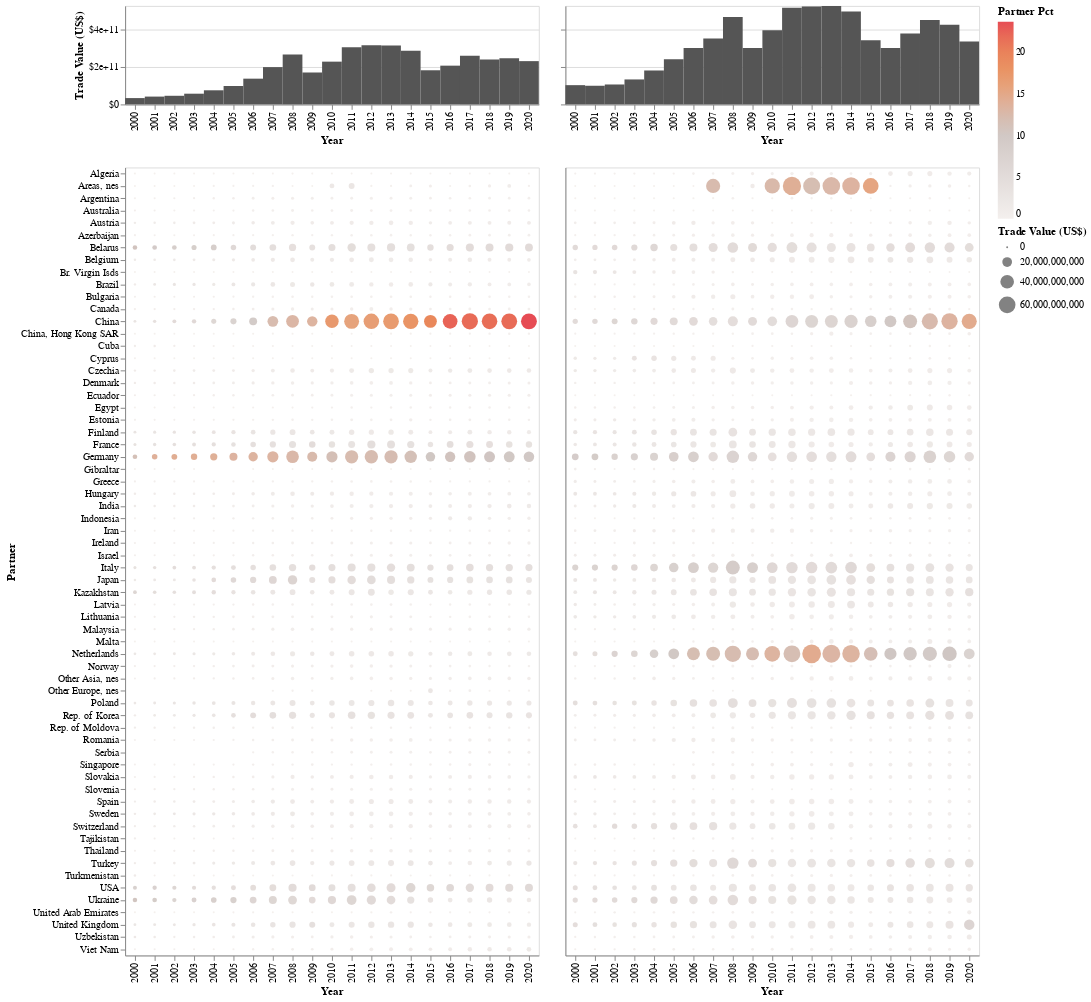

Source (notebook cell):
### Markdown cell above
#### BUBBLES VIZ

### Code cell
domain_world = (
    0,
    subdata.loc[
        (subdata['Trade Flow'].isin(['Import', 'Export'])) & (subdata.Partner == "World"),
        'Trade Value (US$)'
    ].max()
)

domain_partners = (
    0,
    subdata.loc[
        (subdata['Trade Flow'].isin(['Import', 'Export'])) & (subdata.Partner != "World"),
        'Trade Value (US$)'
    ].max()
)

print(domain_world)
print(domain_partners)

import_world = alt.Chart(
    subdata.loc[
        (subdata['Trade Flow'] == 'Import') & (subdata.Partner == "World")
    ]
).mark_rect(color="#555555").encode(
    alt.X('Year:O'),
    alt.Y(
        'Trade Value (US$):Q',
        scale=alt.Scale(domain=domain_world),
        axis=alt.Axis(format="$")),
    #color='Trade Value (US$)'
).properties(
    height=100
)

export_world = alt.Chart(
    subdata.loc[
        (subdata['Trade Flow'] == 'Export') & (subdata.Partner == "World")
    ]
).mark_rect(color="#555555").encode(
    alt.X('Year:O'),
    alt.Y(
        'Trade Value (US$)',
        scale=alt.Scale(domain=domain_world),
        axis=alt.Axis(labels=False, title=None)
    ),
    #color='Trade Value (US$)'
).properties(
    height=100
)

import_partners = alt.Chart(
    subdata.loc[
        (subdata['Trade Flow'] == 'Import') & (subdata.Partner != "World")
    ]
).mark_circle().encode(
    alt.X('Year:O'),
    alt.Y('Partner:O'),
    size=alt.Size('Trade Value (US$)', scale=alt.Scale(domain=domain_partners)),
    color=alt.Color('Partner Pct', scale=alt.Scale(scheme='lightgreyred')),
    tooltip=['Trade Flow', 'Year', 'Partner', 'Trade Value (US$)', 'Partner Pct']
).properties(
    height=800
).interactive()

export_partners = alt.Chart(
    subdata.loc[
        (subdata['Trade Flow'] == 'Export') & (subdata.Partner != "World")
    ]
).mark_circle().encode(
    alt.X('Year:O'),
    alt.Y('Partner:O', axis=alt.Axis(labels=False, ticks=False, title=None)),
    size=alt.Size('Trade Value (US$)', scale=alt.Scale(domain=domain_partners)),
    color=alt.Color('Partner Pct', scale=alt.Scale(scheme='lightgreyred')),
    tooltip=['Trade Flow', 'Year', 'Partner', 'Trade Value (US$)', 'Partner Pct']
).properties(
    height=800
).interactive()

alt.hconcat(
    alt.vconcat(import_world, import_partners),
    alt.vconcat(export_world, export_partners)
)

### Figure 1 — Vega-Lite specification as saved in the notebook (floating-point values rounded to 4 significant figures; data arrays with more than 128 entries replaced by an {"elided": "..."} marker saying what was removed)
{"config": {"view": {"continuousWidth": 400, "continuousHeight": 300}}, "hconcat": [{"vconcat": [{"data": {"name": "data-4c3752e205b2f4028ee00531b224eb89"}, "mark": {"type": "rect", "color": "#555555"}, "encoding": {"x": {"field": "Year", "type": "ordinal"}, "y": {"axis": {"format": "$"}, "field": "Trade Value (US$)", "scale": {"domain": [0, 527300000000.0]}, "type": "quantitative"}}, "height": 100}, {"data": {"name": "data-b7f37d36d0833b712741aeb81a31a31d"}, "mark": "circle", "encoding": {"color": {"field": "Partner Pct", "scale": {"scheme": "lightgreyred"}, "type": "quantitative"}, "size": {"field": "Trade Value (US$)", "scale": {"domain": [0, 76040000000.0]}, "type": "quantitative"}, "tooltip": [{"field": "Trade Flow", "type": "nominal"}, {"field": "Year", "type": "quantitative"}, {"field": "Partner", "type": "nominal"}, {"field": "Trade Value (US$)", "type": "quantitative"}, {"field": "Partner Pct", "type": "quantitative"}], "x": {"field": "Year", "type": "ordinal"}, "y": {"field": "Partner", "type": "ordinal"}}, "height": 800, "selection": {"selector001": {"type": "interval", "bind": "scales", "encodings": ["x", "y"]}}}]}, {"vconcat": [{"data": {"name": "data-6659565c2152c0debd013bab0a5fd9af"}, "mark": {"type": "rect", "color": "#555555"}, "encoding": {"x": {"field": "Year", "type": "ordinal"}, "y": {"axis": {"labels": false, "title": null}, "field": "Trade Value (US$)", "scale": {"domain": [0, 527300000000.0]}, "type": "quantitative"}}, "height": 100}, {"data": {"name": "data-c22df984ddcd691cf269f31875a94ace"}, "mark": "circle", "encoding": {"color": {"field": "Partner Pct", "scale": {"scheme": "lightgreyred"}, "type": "quantitative"}, "size": {"field": "Trade Value (US$)", "scale": {"domain": [0, 76040000000.0]}, "type": "quantitative"}, "tooltip": [{"field": "Trade Flow", "type": "nominal"}, {"field": "Year", "type": "quantitative"}, {"field": "Partner", "type": "nominal"}, {"field": "Trade Value (US$)", "type": "quantitative"}, {"field": "Partner Pct", "type": "quantitative"}], "x": {"field": "Year", "type": "ordinal"}, "y": {"axis": {"labels": false, "ticks": false, "title": null}, "field": "Partner", "type": "ordinal"}}, "height": 800, "selection": {"selector002": {"type": "interval", "bind": "scales", "encodings": ["x", "y"]}}}]}], "$schema": "https://vega.github.io/schema/vega-lite/v4.17.0.json", "datasets": {"data-4c3752e205b2f4028ee00531b224eb89": [{"Year": 2000, "Trade Flow": "Import", "Reporter Code": 643, "Reporter": "Russian Federation", "Reporter ISO": "RUS", "Partner Code": 0, "Partner": "World", "Partner ISO": "WLD", "Commodity Code": "TOTAL", "Commodity": "ALL COMMODITIES", "Trade Value (US$)": 33880091843, "Partner Pct": 100.0}, {"Year": 2001, "Trade Flow": "Import", "Reporter Code": 643, "Reporter": "Russian Federation", "Reporter ISO": "RUS", "Partner Code": 0, "Partner": "World", "Partner ISO": "WLD", "Commodity Code": "TOTAL", "Commodity": "ALL COMMODITIES", "Trade Value (US$)": 41865361958, "Partner Pct": 100.0}, {"Year": 2002, "Trade Flow": "Import", "Reporter Code": 643, "Reporter": "Russian Federation", "Reporter ISO": "RUS", "Partner Code": 0, "Partner": "World", "Partner ISO": "WLD", "Commodity Code": "TOTAL", "Commodity": "ALL COMMODITIES", "Trade Value (US$)": 46176985039, "Partner Pct": 100.0}, {"Year": 2003, "Trade Flow": "Import", "Reporter Code": 643, "Reporter": "Russian Federation", "Reporter ISO": "RUS", "Partner Code": 0, "Partner": "World", "Partner ISO": "WLD", "Commodity Code": "TOTAL", "Commodity": "ALL COMMODITIES", "Trade Value (US$)": 57345988014, "Partner Pct": 100.0}, {"Year": 2004, "Trade Flow": "Import", "Reporter Code": 643, "Reporter": "Russian Federation", "Reporter ISO": "RUS", "Partner Code": 0, "Partner": "World", "Partner ISO": "WLD", "Commodity Code": "TOTAL", "Commodity": "ALL COMMODITIES", "Trade Value (US$)": 75569014526, "Partner Pct": 100.0}, {"Year": 2005, "Trade Flow": "Import", "Reporter Code": 643, "Reporter": "Russian Federation", "Reporter ISO": "RUS", "Partner Code": 0, "Partner": "World", "Partner ISO": "WLD", "Commodity Code": "TOTAL", "Commodity": "ALL COMMODITIES", "Trade Value (US$)": 98707255772, "Partner Pct": 100.0}, {"Year": 2006, "Trade Flow": "Import", "Reporter Code": 643, "Reporter": "Russian Federation", "Reporter ISO": "RUS", "Partner Code": 0, "Partner": "World", "Partner ISO": "WLD", "Commodity Code": "TOTAL", "Commodity": "ALL COMMODITIES", "Trade Value (US$)": 137811059897, "Partner Pct": 100.0}, {"Year": 2007, "Trade Flow": "Import", "Reporter Code": 643, "Reporter": "Russian Federation", "Reporter ISO": "RUS", "Partner Code": 0, "Partner": "World", "Partner ISO": "WLD", "Commodity Code": "TOTAL", "Commodity": "All Commodities", "Trade Value (US$)": 199725954506, "Partner Pct": 100.0}, {"Year": 2008, "Trade Flow": "Import", "Reporter Code": 643, "Reporter": "Russian Federation", "Reporter ISO": "RUS", "Partner Code": 0, "Partner": "World", "Partner ISO": "WLD", "Commodity Code": "TOTAL", "Commodity": "All Commodities", "Trade Value (US$)": 267051243546, "Partner Pct": 100.0}, {"Year": 2009, "Trade Flow": "Import", "Reporter Code": 643, "Reporter": "Russian Federation", "Reporter ISO": "RUS", "Partner Code": 0, "Partner": "World", "Partner ISO": "WLD", "Commodity Code": "TOTAL", "Commodity": "All Commodities", "Trade Value (US$)": 170826590309, "Partner Pct": 100.0}, {"Year": 2010, "Trade Flow": "Import", "Reporter Code": 643, "Reporter": "Russian Federation", "Reporter ISO": "RUS", "Partner Code": 0, "Partner": "World", "Partner ISO": "WLD", "Commodity Code": "TOTAL", "Commodity": "All Commodities", "Trade Value (US$)": 228911658149, "Partner Pct": 100.0}, {"Year": 2011, "Trade Flow": "Import", "Reporter Code": 643, "Reporter": "Russian Federation", "Reporter ISO": "RUS", "Partner Code": 0, "Partner": "World", "Partner ISO": "WLD", "Commodity Code": "TOTAL", "Commodity": "All Commodities", "Trade Value (US$)": 306091490306, "Partner Pct": 100.0}, {"Year": 2012, "Trade Flow": "Import", "Reporter Code": 643, "Reporter": "Russian Federation", "Reporter ISO": "RUS", "Partner Code": 0, "Partner": "World", "Partner ISO": "WLD", "Commodity Code": "TOTAL", "Commodity": "All Commodities", "Trade Value (US$)": 316192918041, "Partner Pct": 100.0}, {"Year": 2013, "Trade Flow": "Import", "Reporter Code": 643, "Reporter": "Russian Federation", "Reporter ISO": "RUS", "Partner Code": 0, "Partner": "World", "Partner ISO": "WLD", "Commodity Code": "TOTAL", "Commodity": "All Commodities", "Trade Value (US$)": 314945094987, "Partner Pct": 100.0}, {"Year": 2014, "Trade Flow": "Import", "Reporter Code": 643, "Reporter": "Russian Federation", "Reporter ISO": "RUS", "Partner Code": 0, "Partner": "World", "Partner ISO": "WLD", "Commodity Code": "TOTAL", "Commodity": "All Commodities", "Trade Value (US$)": 286648776878, "Partner Pct": 100.0}, {"Year": 2015, "Trade Flow": "Import", "Reporter Code": 643, "Reporter": "Russian Federation", "Reporter ISO": "RUS", "Partner Code": 0, "Partner": "World", "Partner ISO": "WLD", "Commodity Code": "TOTAL", "Commodity": "All Commodities", "Trade Value (US$)": 182781964814, "Partner Pct": 100.0}, {"Year": 2016, "Trade Flow": "Import", "Reporter Code": 643, "Reporter": "Russian Federation", "Reporter ISO": "RUS", "Partner Code": 0, "Partner": "World", "Partner ISO": "WLD", "Commodity Code": "TOTAL", "Commodity": "All Commodities", "Trade Value (US$)": 207440504392, "Partner Pct": 100.0}, {"Year": 2017, "Trade Flow": "Import", "Reporter Code": 643, "Reporter": "Russian Federation", "Reporter ISO": "RUS", "Partner Code": 0, "Partner": "World", "Partner ISO": "WLD", "Commodity Code": "TOTAL", "Commodity": "All Commodities", "Trade Value (US$)": 259966680280, "Partner Pct": 100.0}, {"Year": 2018, "Trade Flow": "Import", "Reporter Code": 643, "Reporter": "Russian Federation", "Reporter ISO": "RUS", "Partner Code": 0, "Partner": "World", "Partner ISO": "WLD", "Commodity Code": "TOTAL", "Commodity": "All Commodities", "Trade Value (US$)": 240225755863, "Partner Pct": 100.0}, {"Year": 2019, "Trade Flow": "Import", "Reporter Code": 643, "Reporter": "Russian Federation", "Reporter ISO": "RUS", "Partner Code": 0, "Partner": "World", "Partner ISO": "WLD", "Commodity Code": "TOTAL", "Commodity": "All Commodities", "Trade Value (US$)": 247161342900, "Partner Pct": 100.0}, {"Year": 2020, "Trade Flow": "Import", "Reporter Code": 643, "Reporter": "Russian Federation", "Reporter ISO": "RUS", "Partner Code": 0, "Partner": "World", "Partner ISO": "WLD", "Commodity Code": "TOTAL", "Commodity": "All Commodities", "Trade Value (US$)": 231664185408, "Partner Pct": 100.0}], "data-b7f37d36d0833b712741aeb81a31a31d": {"elided": "1327 records"}, "data-6659565c2152c0debd013bab0a5fd9af": [{"Year": 2000, "Trade Flow": "Export", "Reporter Code": 643, "Reporter": "Russian Federation", "Reporter ISO": "RUS", "Partner Code": 0, "Partner": "World", "Partner ISO": "WLD", "Commodity Code": "TOTAL", "Commodity": "ALL COMMODITIES", "Trade Value (US$)": 103092748421, "Partner Pct": 100.0}, {"Year": 2001, "Trade Flow": "Export", "Reporter Code": 643, "Reporter": "Russian Federation", "Reporter ISO": "RUS", "Partner Code": 0, "Partner": "World", "Partner ISO": "WLD", "Commodity Code": "TOTAL", "Commodity": "ALL COMMODITIES", "Trade Value (US$)": 99868397027, "Partner Pct": 100.0}, {"Year": 2002, "Trade Flow": "Export", "Reporter Code": 643, "Reporter": "Russian Federation", "Reporter ISO": "RUS", "Partner Code": 0, "Partner": "World", "Partner ISO": "WLD", "Commodity Code": "TOTAL", "Commodity": "ALL COMMODITIES", "Trade Value (US$)": 106691997872, "Partner Pct": 100.0}, {"Year": 2003, "Trade Flow": "Export", "Reporter Code": 643, "Reporter": "Russian Federation", "Reporter ISO": "RUS", "Partner Code": 0, "Partner": "World", "Partner ISO": "WLD", "Commodity Code": "TOTAL", "Commodity": "ALL COMMODITIES", "Trade Value (US$)": 133655685163, "Partner Pct": 100.0}, {"Year": 2004, "Trade Flow": "Export", "Reporter Code": 643, "Reporter": "Russian Federation", "Reporter ISO": "RUS", "Partner Code": 0, "Partner": "World", "Partner ISO": "WLD", "Commodity Code": "TOTAL", "Commodity": "ALL COMMODITIES", "Trade Value (US$)": 181600379150, "Partner Pct": 100.0}, {"Year": 2005, "Trade Flow": "Export", "Reporter Code": 643, "Reporter": "Russian Federation", "Reporter ISO": "RUS", "Partner Code": 0, "Partner": "World", "Partner ISO": "WLD", "Commodity Code": "TOTAL", "Commodity": "ALL COMMODITIES", "Trade Value (US$)": 241451656882, "Partner Pct": 100.0}, {"Year": 2006, "Trade Flow": "Export", "Reporter Code": 643, "Reporter": "Russian Federation", "Reporter ISO": "RUS", "Partner Code": 0, "Partner": "World", "Partner ISO": "WLD", "Commodity Code": "TOTAL", "Commodity": "ALL COMMODITIES", "Trade Value (US$)": 301550665536, "Partner Pct": 100.0}, {"Year": 2007, "Trade Flow": "Export", "Reporter Code": 643, "Reporter": "Russian Federation", "Reporter ISO": "RUS", "Partner Code": 0, "Partner": "World", "Partner ISO": "WLD", "Commodity Code": "TOTAL", "Commodity": "All Commodities", "Trade Value (US$)": 352266398771, "Partner Pct": 100.0}, {"Year": 2008, "Trade Flow": "Export", "Reporter Code": 643, "Reporter": "Russian Federation", "Reporter ISO": "RUS", "Partner Code": 0, "Partner": "World", "Partner ISO": "WLD", "Commodity Code": "TOTAL", "Commodity": "All Commodities", "Trade Value (US$)": 467993954576, "Partner Pct": 100.0}, {"Year": 2009, "Trade Flow": "Export", "Reporter Code": 643, "Reporter": "Russian Federation", "Reporter ISO": "RUS", "Partner Code": 0, "Partner": "World", "Partner ISO": "WLD", "Commodity Code": "TOTAL", "Commodity": "All Commodities", "Trade Value (US$)": 301796058824, "Partner Pct": 100.0}, {"Year": 2010, "Trade Flow": "Export", "Reporter Code": 643, "Reporter": "Russian Federation", "Reporter ISO": "RUS", "Partner Code": 0, "Partner": "World", "Partner ISO": "WLD", "Commodity Code": "TOTAL", "Commodity": "All Commodities", "Trade Value (US$)": 397067520996, "Partner Pct": 100.0}, {"Year": 2011, "Trade Flow": "Export", "Reporter Code": 643, "Reporter": "Russian Federation", "Reporter ISO": "RUS", "Partner Code": 0, "Partner": "World", "Partner ISO": "WLD", "Commodity Code": "TOTAL", "Commodity": "All Commodities", "Trade Value (US$)": 516992618221, "Partner Pct": 100.0}, {"Year": 2012, "Trade Flow": "Export", "Reporter Code": 643, "Reporter": "Russian Federation", "Reporter ISO": "RUS", "Partner Code": 0, "Partner": "World", "Partner ISO": "WLD", "Commodity Code": "TOTAL", "Commodity": "All Commodities", "Trade Value (US$)": 524766420613, "Partner Pct": 100.0}, {"Year": 2013, "Trade Flow": "Export", "Reporter Code": 643, "Reporter": "Russian Federation", "Reporter ISO": "RUS", "Partner Code": 0, "Partner": "World", "Partner ISO": "WLD", "Commodity Code": "TOTAL", "Commodity": "All Commodities", "Trade Value (US$)": 527265918851, "Partner Pct": 100.0}, {"Year": 2014, "Trade Flow": "Export", "Reporter Code": 643, "Reporter": "Russian Federation", "Reporter ISO": "RUS", "Partner Code": 0, "Partner": "World", "Partner ISO": "WLD", "Commodity Code": "TOTAL", "Commodity": "All Commodities", "Trade Value (US$)": 497833528848, "Partner Pct": 100.0}, {"Year": 2015, "Trade Flow": "Export", "Reporter Code": 643, "Reporter": "Russian Federation", "Reporter ISO": "RUS", "Partner Code": 0, "Partner": "World", "Partner ISO": "WLD", "Commodity Code": "TOTAL", "Commodity": "All Commodities", "Trade Value (US$)": 343907651828, "Partner Pct": 100.0}, {"Year": 2016, "Trade Flow": "Export", "Reporter Code": 643, "Reporter": "Russian Federation", "Reporter ISO": "RUS", "Partner Code": 0, "Partner": "World", "Partner ISO": "WLD", "Commodity Code": "TOTAL", "Commodity": "All Commodities", "Trade Value (US$)": 301780443386, "Partner Pct": 100.0}, {"Year": 2017, "Trade Flow": "Export", "Reporter Code": 643, "Reporter": "Russian Federation", "Reporter ISO": "RUS", "Partner Code": 0, "Partner": "World", "Partner ISO": "WLD", "Commodity Code": "TOTAL", "Commodity": "All Commodities", "Trade Value (US$)": 379206606018, "Partner Pct": 100.0}, {"Year": 2018, "Trade Flow": "Export", "Reporter Code": 643, "Reporter": "Russian Federation", "Reporter ISO": "RUS", "Partner Code": 0, "Partner": "World", "Partner ISO": "WLD", "Commodity Code": "TOTAL", "Commodity": "All Commodities", "Trade Value (US$)": 451494828173, "Partner Pct": 100.0}, {"Year": 2019, "Trade Flow": "Export", "Reporter Code": 643, "Reporter": "Russian Federation", "Reporter ISO": "RUS", "Partner Code": 0, "Partner": "World", "Partner ISO": "WLD", "Commodity Code": "TOTAL", "Commodity": "All Commodities", "Trade Value (US$)": 426720332660, "Partner Pct": 100.0}, {"Year": 2020, "Trade Flow": "Export", "Reporter Code": 643, "Reporter": "Russian Federation", "Reporter ISO": "RUS", "Partner Code": 0, "Partner": "World", "Partner ISO": "WLD", "Commodity Code": "TOTAL", "Commodity": "All Commodities", "Trade Value (US$)": 337103969588, "Partner Pct": 100.0}], "data-c22df984ddcd691cf269f31875a94ace": {"elided": "1323 records"}}}
